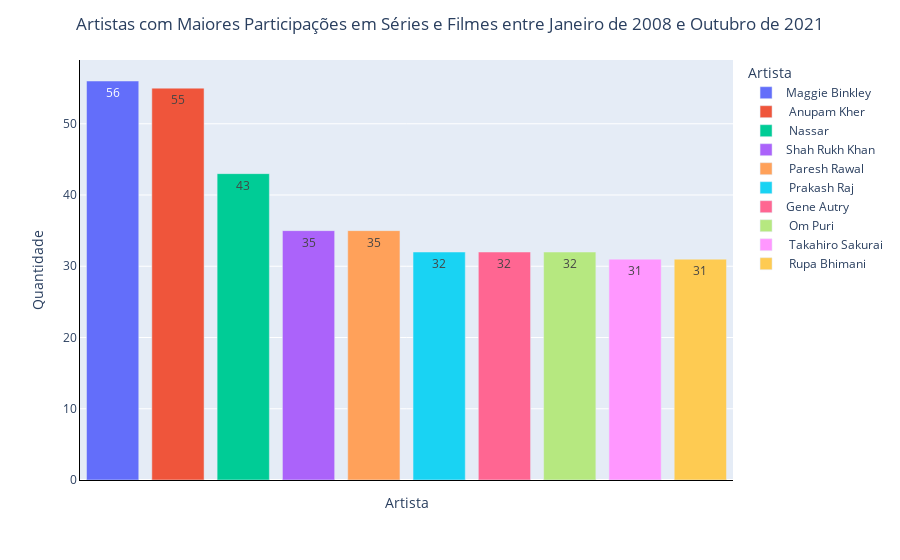

Write notebook code for a chart like this one.
### Code cell
fig = px.bar(geral_elenco_filtro,
            x = 'Artista', # coluna para os dados do eixo x
            y = 'Quantidade', # coluna para os dados do eixo y
            text='Quantidade',
            color='Artista',                      
            #hover_name = 'Artista'
            )
fig.update_layout(xaxis = dict(linecolor='rgba(0,0,0,1)', # adicionando linha em y = 0
                                tickmode = 'array', # alterando o modo dos ticks
                                tickvals = geral_elenco_filtro['Quantidade'], # setando o valor do tick de x
                                ticktext = geral_elenco_filtro['Artista']), # setando o valor do tick de x
                 yaxis = dict(linecolor='rgba(0,0,0,1)', # adicionando linha em x = 0
                              tickformat=False), # removendo a formatação no eixo y
                title_text = ' Artistas com Maiores Participações em Séries e Filmes entre Janeiro de 2008 e Outubro de 2021' # adicionando titulo ao gráfico
                ,title_x = 0.5)
fig.show()

### Figure 1 — Plotly figure (JSON) as saved in the notebook; plotly's stock layout.template omitted (floating-point values rounded to 4 significant figures)
{"data": [{"alignmentgroup": "True", "hovertemplate": "Artista=%{x}<br>Quantidade=%{text}<extra></extra>", "legendgroup": "Maggie Binkley", "marker": {"color": "#636efa", "pattern": {"shape": ""}}, "name": "Maggie Binkley", "offsetgroup": "Maggie Binkley", "orientation": "v", "showlegend": true, "text": [56], "textposition": "auto", "type": "bar", "x": ["Maggie Binkley"], "xaxis": "x", "y": [56], "yaxis": "y"}, {"alignmentgroup": "True", "hovertemplate": "Artista=%{x}<br>Quantidade=%{text}<extra></extra>", "legendgroup": " Anupam Kher", "marker": {"color": "#EF553B", "pattern": {"shape": ""}}, "name": " Anupam Kher", "offsetgroup": " Anupam Kher", "orientation": "v", "showlegend": true, "text": [55], "textposition": "auto", "type": "bar", "x": [" Anupam Kher"], "xaxis": "x", "y": [55], "yaxis": "y"}, {"alignmentgroup": "True", "hovertemplate": "Artista=%{x}<br>Quantidade=%{text}<extra></extra>", "legendgroup": " Nassar", "marker": {"color": "#00cc96", "pattern": {"shape": ""}}, "name": " Nassar", "offsetgroup": " Nassar", "orientation": "v", "showlegend": true, "text": [43], "textposition": "auto", "type": "bar", "x": [" Nassar"], "xaxis": "x", "y": [43], "yaxis": "y"}, {"alignmentgroup": "True", "hovertemplate": "Artista=%{x}<br>Quantidade=%{text}<extra></extra>", "legendgroup": "Shah Rukh Khan", "marker": {"color": "#ab63fa", "pattern": {"shape": ""}}, "name": "Shah Rukh Khan", "offsetgroup": "Shah Rukh Khan", "orientation": "v", "showlegend": true, "text": [35], "textposition": "auto", "type": "bar", "x": ["Shah Rukh Khan"], "xaxis": "x", "y": [35], "yaxis": "y"}, {"alignmentgroup": "True", "hovertemplate": "Artista=%{x}<br>Quantidade=%{text}<extra></extra>", "legendgroup": " Paresh Rawal", "marker": {"color": "#FFA15A", "pattern": {"shape": ""}}, "name": " Paresh Rawal", "offsetgroup": " Paresh Rawal", "orientation": "v", "showlegend": true, "text": [35], "textposition": "auto", "type": "bar", "x": [" Paresh Rawal"], "xaxis": "x", "y": [35], "yaxis": "y"}, {"alignmentgroup": "True", "hovertemplate": "Artista=%{x}<br>Quantidade=%{text}<extra></extra>", "legendgroup": " Prakash Raj", "marker": {"color": "#19d3f3", "pattern": {"shape": ""}}, "name": " Prakash Raj", "offsetgroup": " Prakash Raj", "orientation": "v", "showlegend": true, "text": [32], "textposition": "auto", "type": "bar", "x": [" Prakash Raj"], "xaxis": "x", "y": [32], "yaxis": "y"}, {"alignmentgroup": "True", "hovertemplate": "Artista=%{x}<br>Quantidade=%{text}<extra></extra>", "legendgroup": "Gene Autry", "marker": {"color": "#FF6692", "pattern": {"shape": ""}}, "name": "Gene Autry", "offsetgroup": "Gene Autry", "orientation": "v", "showlegend": true, "text": [32], "textposition": "auto", "type": "bar", "x": ["Gene Autry"], "xaxis": "x", "y": [32], "yaxis": "y"}, {"alignmentgroup": "True", "hovertemplate": "Artista=%{x}<br>Quantidade=%{text}<extra></extra>", "legendgroup": " Om Puri", "marker": {"color": "#B6E880", "pattern": {"shape": ""}}, "name": " Om Puri", "offsetgroup": " Om Puri", "orientation": "v", "showlegend": true, "text": [32], "textposition": "auto", "type": "bar", "x": [" Om Puri"], "xaxis": "x", "y": [32], "yaxis": "y"}, {"alignmentgroup": "True", "hovertemplate": "Artista=%{x}<br>Quantidade=%{text}<extra></extra>", "legendgroup": " Takahiro Sakurai", "marker": {"color": "#FF97FF", "pattern": {"shape": ""}}, "name": " Takahiro Sakurai", "offsetgroup": " Takahiro Sakurai", "orientation": "v", "showlegend": true, "text": [31], "textposition": "auto", "type": "bar", "x": [" Takahiro Sakurai"], "xaxis": "x", "y": [31], "yaxis": "y"}, {"alignmentgroup": "True", "hovertemplate": "Artista=%{x}<br>Quantidade=%{text}<extra></extra>", "legendgroup": " Rupa Bhimani", "marker": {"color": "#FECB52", "pattern": {"shape": ""}}, "name": " Rupa Bhimani", "offsetgroup": " Rupa Bhimani", "orientation": "v", "showlegend": true, "text": [31], "textposition": "auto", "type": "bar", "x": [" Rupa Bhimani"], "xaxis": "x", "y": [31], "yaxis": "y"}], "layout": {"barmode": "relative", "legend": {"title": {"text": "Artista"}, "tracegroupgap": 0}, "margin": {"t": 60}, "title": {"text": " Artistas com Maiores Participações em Séries e Filmes entre Janeiro de 2008 e Outubro de 2021", "x": 0.5}, "xaxis": {"anchor": "y", "categoryarray": ["Maggie Binkley", " Anupam Kher", " Nassar", "Shah Rukh Khan", " Paresh Rawal", " Prakash Raj", "Gene Autry", " Om Puri", " Takahiro Sakurai", " Rupa Bhimani"], "categoryorder": "array", "domain": [0, 1], "linecolor": "rgba(0,0,0,1)", "tickmode": "array", "ticktext": ["Maggie Binkley", " Anupam Kher", " Nassar", "Shah Rukh Khan", " Paresh Rawal", " Prakash Raj", "Gene Autry", " Om Puri", " Takahiro Sakurai", " Rupa Bhimani"], "tickvals": [56, 55, 43, 35, 35, 32, 32, 32, 31, 31], "title": {"text": "Artista"}}, "yaxis": {"anchor": "x", "domain": [0, 1], "linecolor": "rgba(0,0,0,1)", "tickformat": "False", "title": {"text": "Quantidade"}}}}
